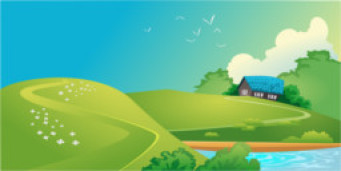
#> input picture S2/Vision Par ORD/TP/TP1/paysage.jpg, 341 x 171 px
$ python Exo3.py
#> lines starting #> are read from the running program, lines starting #| are printed output that depends on the picture
from PIL import Image
MonImage=Image.open("paysage.jpg")
#> MonImage is the input picture: PIL image 341x171 RGB; mean R, G, B 109.9, 185.9, 131.7
Taille=MonImage.size # Taille = (Largeur de l'image, hauteur de l'image)
#> Taille = (341, 171)
for i in range(Taille[0]): #On parcourt l'image selon la largeur
 for j in range(Taille[1]): #On parcourt l'image selon la hauteur
    R,G,B=MonImage.getpixel((i,j)) #le code R,G,B du pixel de l'image
    gris=(R+G+B)//3 #On fait la moyenne des trois composantes. le // permetd'avoir le quotient entier dans la division par trois
    MonImage.putpixel((i,j),(gris,gris,gris)) #On met le pixel de coordonnées (i;j) à lacouleur gris
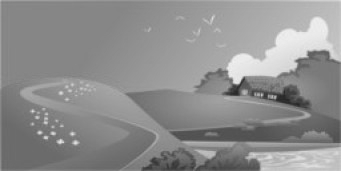
#> MonImage: PIL image 341x171 RGB; min 39, max 241, mean 142.2
MonImage.show()

R=14
G=212
B=177
newcolor=Image.new("RGB",(300,400),(R,G,B))
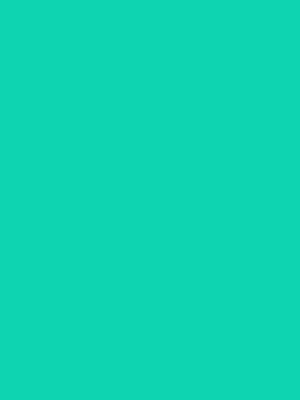
#> newcolor: PIL image 300x400 RGB; mean R, G, B 14, 212, 177
newgris=(R+G+B)//3
for i in range(150,300):
 for j in range(0,400):
    newcolor.putpixel((i,j),(newgris,newgris,newgris))
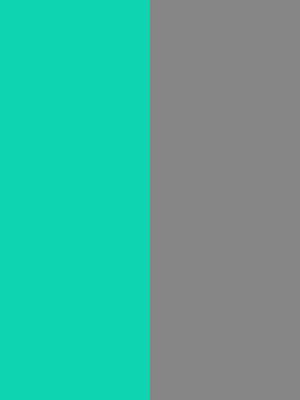
#> newcolor: PIL image 300x400 RGB; mean R, G, B 74, 173, 155.5

newcolor.show()
